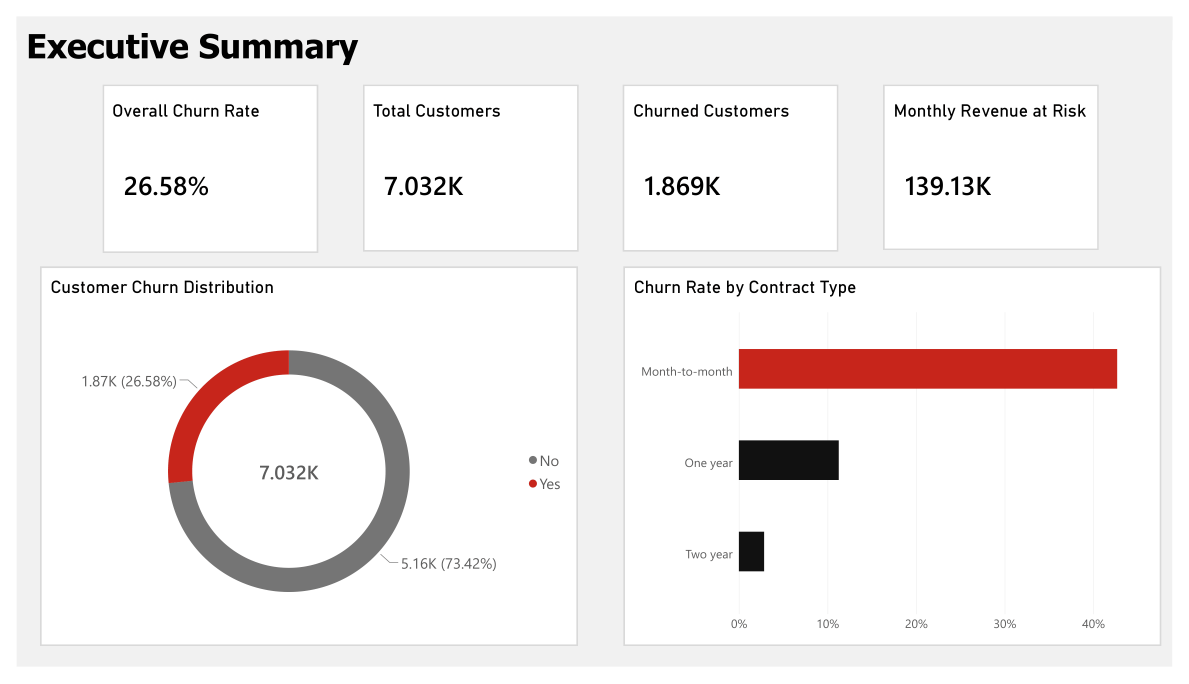
#> input picture assets/powerbi/executive_summary.jpg, 3567 x 2050 px (shown at 1/3 size)
$ python optimize_images.py
#> lines starting #> are read from the running program, lines starting #| are printed output that depends on the picture; after the words box and inside, x2 and y2 are one past the last pixel; in counts of white or black regions, pixels touching at a corner belong together
"""Copy the images the site needs from assets/ into docs/assets/ as WebP.

Run from the repository root:
    python scripts/optimize_images.py

Originals in assets/ are only read, never modified. Prints each output's
pixel size (used for the width/height attributes in docs/index.html) and
file size, and warns if anything is over the 400 KB budget.
"""

from pathlib import Path

from PIL import Image, ImageChops

ROOT = Path(__file__).resolve().parents[1]
SRC = ROOT / "assets"
OUT = ROOT / "docs" / "assets"
BUDGET_KB = 400

# source path, output path, max width in px, trim the white export margin
IMAGES = [
    ("powerbi/executive_summary.jpg", "powerbi/executive_summary.webp", 1800, True),
    ("powerbi/segment_deep_dive.jpg", "powerbi/segment_deep_dive.webp", 1800, True),
    ("powerbi/customer_risk_scores.jpg", "powerbi/customer_risk_scores.webp", 1800, True),
    ("ml/shap_summary.png", "ml/shap_summary.webp", 1200, False),
    ("ml/shap_dot.png", "ml/shap_dot.webp", 1200, False),
    ("ml/roc_curve.png", "ml/roc_curve.webp", 1000, False),
    ("n8n/workflow.png", "n8n/workflow.webp", 1000, False),
]


def trim_white(im: Image.Image) -> Image.Image:
    """Crop the pure-white border Power BI adds around exported pages.

    The report canvas is #F2F2F2 (#F1F1F1 after JPEG), only 14 levels from
    white, so the threshold must sit below that or the crop eats into the
    canvas. 6 clears JPEG noise in the margin and stops at the canvas edge.
    """
    bg = Image.new("RGB", im.size, (255, 255, 255))
    diff = ImageChops.difference(im, bg).convert("L").point(lambda v: 255 if v > 6 else 0)
    box = diff.getbbox()
    return im.crop(box) if box else im


def main() -> None:
    for src_rel, out_rel, max_w, trim in IMAGES:
        src, out = SRC / src_rel, OUT / out_rel
        out.parent.mkdir(parents=True, exist_ok=True)
        with Image.open(src) as im:
#> im is the input picture: PIL image 3567x2050 P; mean R, G, B 242.9, 239, 238.7
            im = im.convert("RGB")
            if trim:
                im = trim_white(im)
#> in trim_white, `bg = Image.new("RGB", im.size, (255, 255, 255))`: bg: PIL image 3567x2050 RGB; every value is 255
#> in trim_white, `diff = ImageChops.difference(im, bg).convert("L").point(lambda v: 255 ..`:
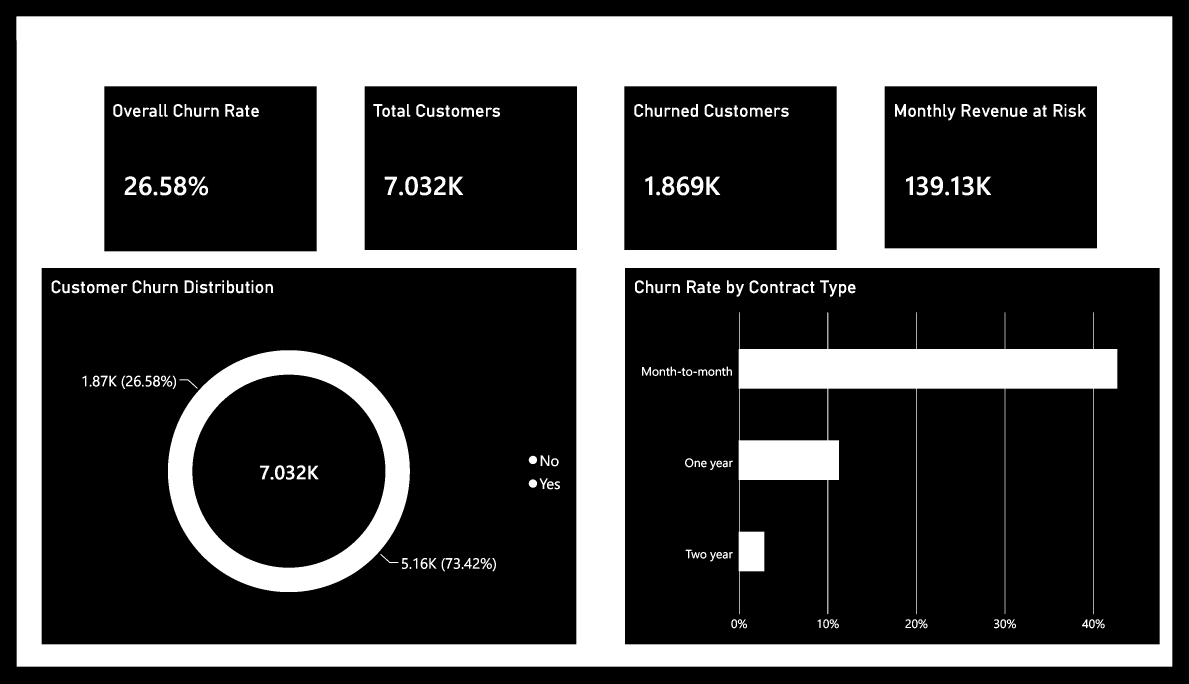
#> diff: PIL image 3567x2050 L (shown at 1/3 size); 31.6% white; 245 white regions, largest, box (x1, y1, x2, y2) and area: (49, 49, 3517, 2000) 1891925, (2216, 937, 3352, 1843) 187981, (504, 1051, 1230, 1776) 150510
#> in trim_white, `box = diff.getbbox()`: box = (49, 49, 3517, 2000)
#> in trim_white, `return im.crop(box) if box else im`:
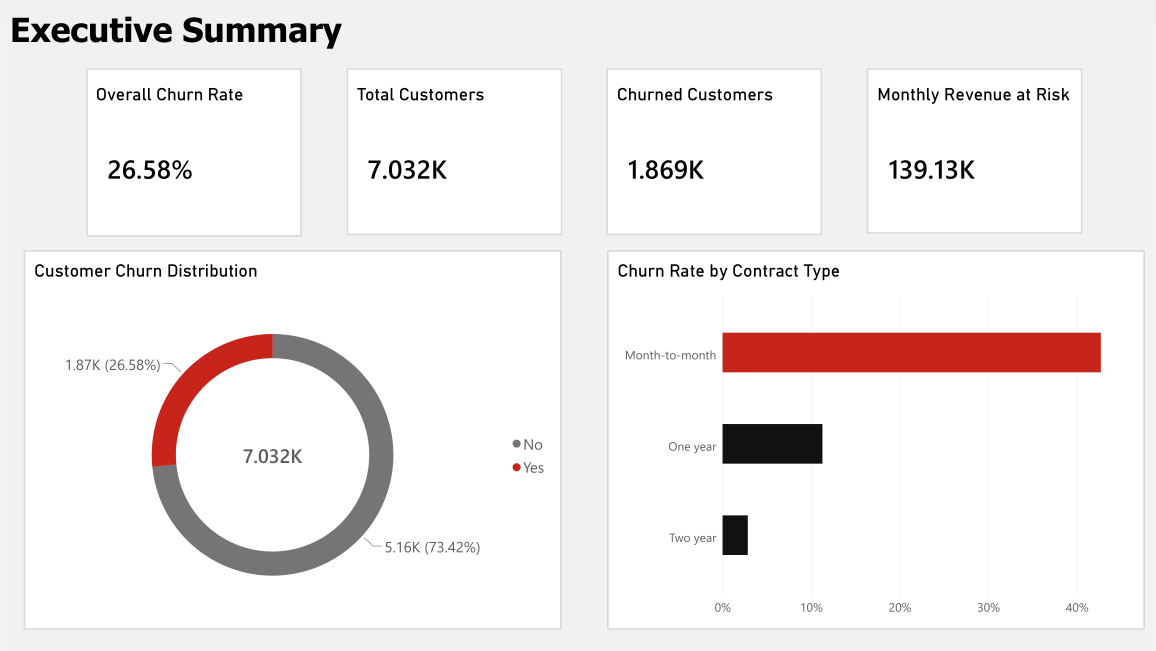
#> returned value: PIL image 3468x1951 RGB (shown at 1/3 size); mean R, G, B 241.9, 237.7, 237.4
            if im.width > max_w:
                im = im.resize((max_w, round(im.height * max_w / im.width)), Image.LANCZOS)
#> im: PIL image 1800x1013 RGB
            quality = 82
            while True:
                im.save(out, "WEBP", quality=quality, method=6)
                kb = out.stat().st_size / 1024
                if kb <= BUDGET_KB or quality <= 50:
                    break
                quality -= 8
#> after the loop, quality = 82
            flag = "  OVER BUDGET" if kb > BUDGET_KB else ""
            print(f"{out_rel:<40} {im.width}x{im.height}  {kb:6.0f} KB  q{quality}{flag}")
#| powerbi/executive_summary.webp           1800x1013      34 KB  q82
#> pass 2 of the loop in main, `for src_rel, out_rel, max_w, trim in IMAGES:`:
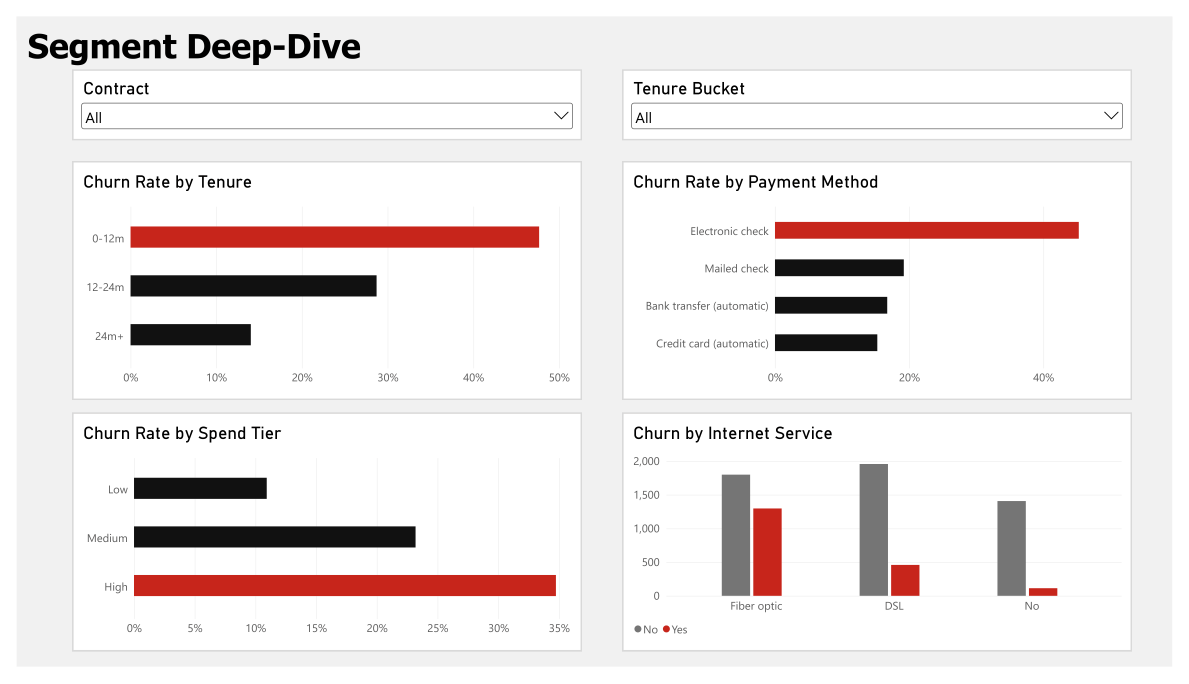
#> input picture assets/powerbi/segment_deep_dive.jpg, 3567 x 2050 px (shown at 1/3 size)
#> in main, im is the input picture: PIL image 3567x2050 P; mean R, G, B 237.9, 232.7, 232.4
#> in trim_white (call 2), `diff = ImageChops.difference(im, bg).convert("L").point(lambda v: 255 ..`:
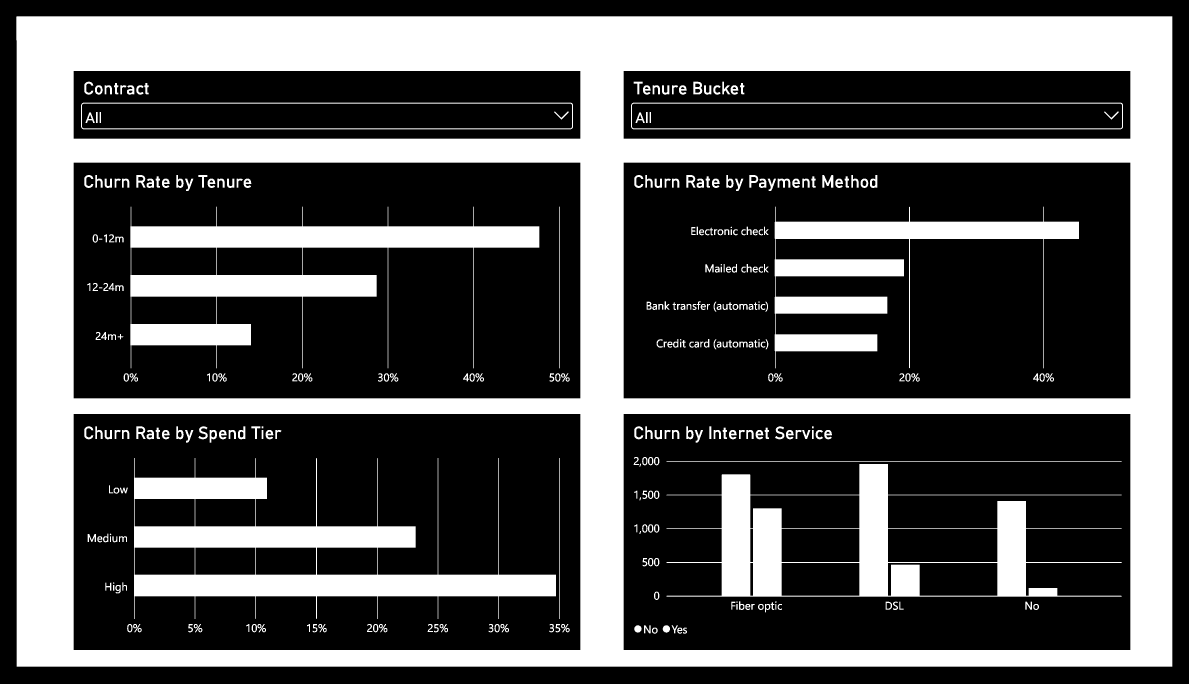
#> diff: PIL image 3567x2050 L (shown at 1/3 size); 34.1% white; 352 white regions (9 under 20 px), largest, box (x1, y1, x2, y2) and area: (49, 49, 3517, 2000) 1845468, (402, 1374, 1668, 1857) 167081, (391, 620, 1618, 1105) 153295
#> in trim_white (call 2), `return im.crop(box) if box else im`:
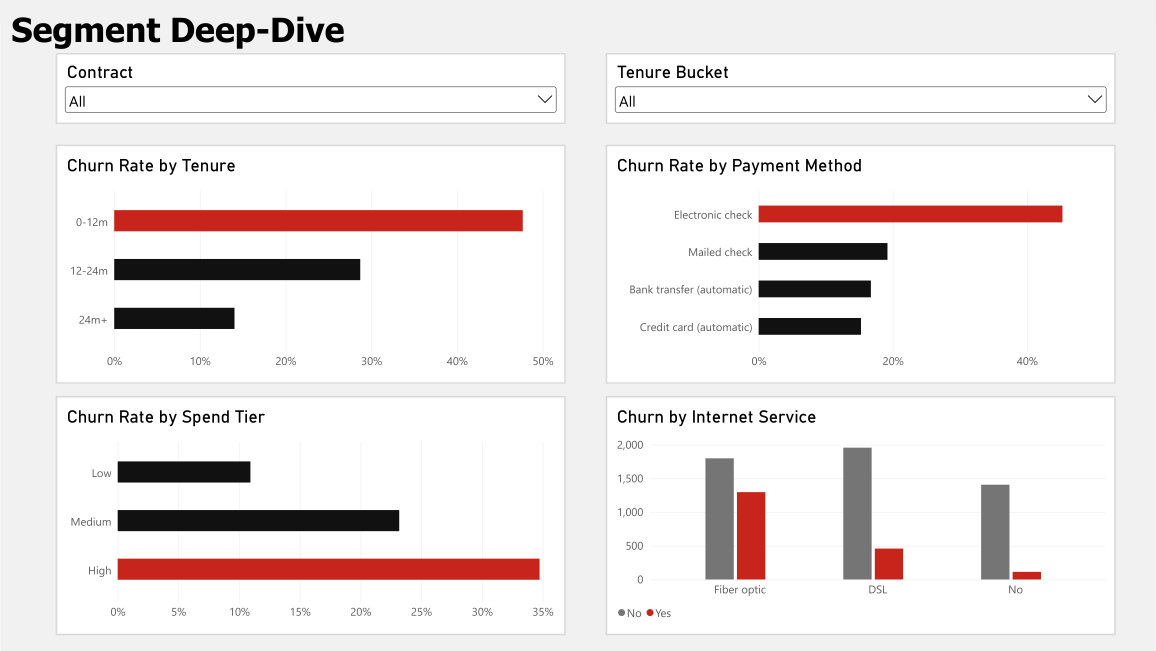
#> returned value: PIL image 3468x1951 RGB (shown at 1/3 size); mean R, G, B 236.6, 230.9, 230.6
#> im: PIL image 1800x1013 RGB
#| powerbi/segment_deep_dive.webp           1800x1013      33 KB  q82
#> pass 3 of the loop in main, `for src_rel, out_rel, max_w, trim in IMAGES:`:
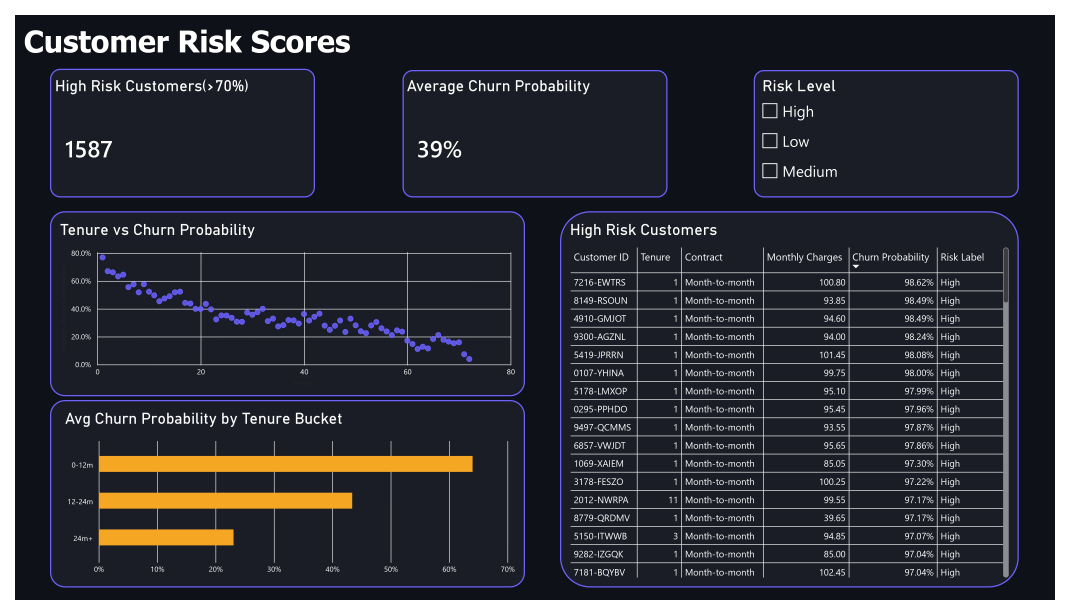
#> input picture assets/powerbi/customer_risk_scores.jpg, 5350 x 3075 px (shown at 1/5 size)
#> in main, im is the input picture: PIL image 5350x3075 RGB; mean R, G, B 53.9, 54.8, 61.9
#> bg: PIL image 5350x3075 RGB; every value is 255
#> in trim_white (call 3), `diff = ImageChops.difference(im, bg).convert("L").point(lambda v: 255 ..`:
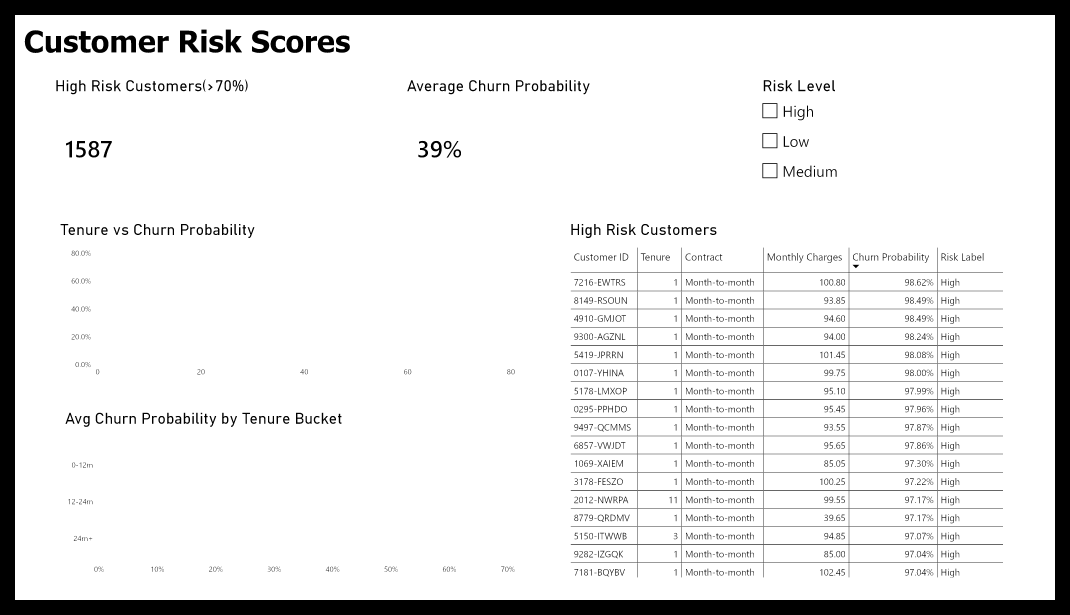
#> diff: PIL image 5350x3075 L (shown at 1/5 size); 90% white; 1171 black regions (64 under 20 px), largest, box (x1, y1, x2, y2) and area: (0, 0, 5350, 3075) 1241250, (557, 177, 680, 262) 6824, (900, 153, 999, 262) 6740
#> box = (75, 75, 5275, 3000)
#> in main, `im = im.resize((max_w, round(im.height * max_w / im.width)), Image.LAN..`:
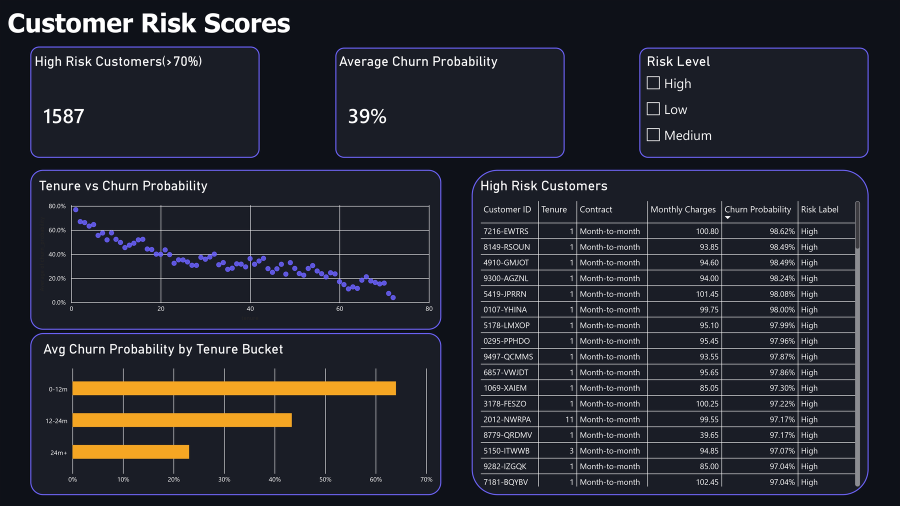
#> im: PIL image 1800x1012 RGB (shown at 1/2 size); mean R, G, B 37.3, 38.3, 46
#> after the loop in main, `while True:`: quality = 82
#| powerbi/customer_risk_scores.webp        1800x1012      82 KB  q82
#> the loop made 4 passes; the first 3 are shown


if __name__ == "__main__":
#> (the run stopped early here; a loop or call above may not have finished)
